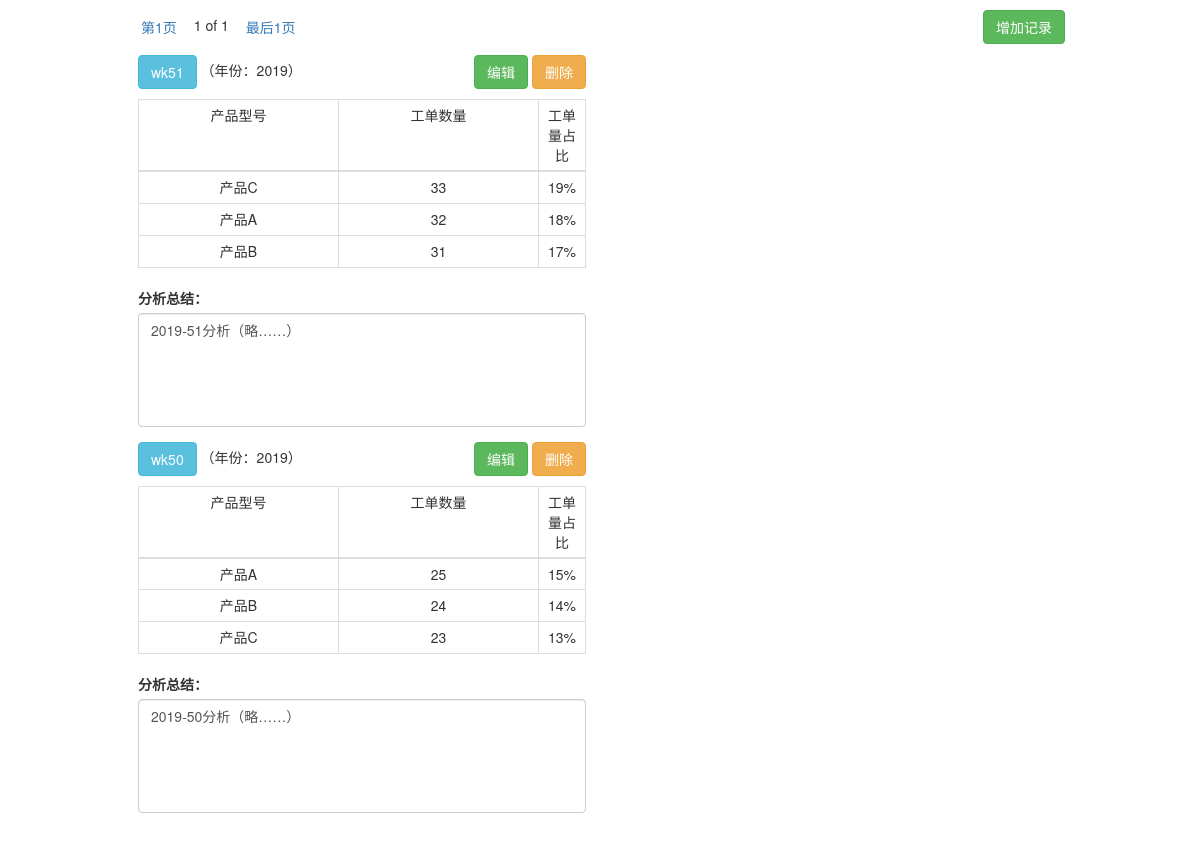
The page / on the database its author committed.
### work_orders/models.py (models this page shows)
class WorkOrders(models.Model):
    week_number = models.IntegerField(default=0, verbose_name="周编号")  # 限定数字
    week_year = models.CharField(max_length=4, default="", verbose_name="隶属年份")
    time_submit = models.DateTimeField(default=datetime.now, verbose_name="提交日期")
    order_top = models.CharField(max_length=100, verbose_name="工单TOP", default="")
    order_summary = models.TextField(verbose_name="本周总结", default="")  # 总结内容text
    class Meta:
        verbose_name = "产品问题"
        verbose_name_plural = verbose_name

### work_orders/views.py (the view)
# urls.py: url(r'^$', work_orders),
def work_orders(request):
    if request.method == "POST":
        week_number = request.POST.get('week_number', '')  # 周编号
        week_year_temp = request.POST.get('week_year', '')  # 隶属年份
        if week_year_temp == '':  # 为空是因为允许前端不选日期，则默认当前日期
            week_year = date.today().strftime('%Y')
        else:
            week_year = week_year_temp
        time_submit = date.today().strftime('%Y-%m-%d %H:%M')  # 提交日期
        order_summary = request.POST.get('order_summary', '')  # 总结
        product_name_1 = request.POST.get('product_name_1', '')
        order_quantity_1 = request.POST.get('order_quantity_1', '')
        order_proportion_1 = request.POST.get('order_proportion_1', '')
        product_name_2 = request.POST.get('product_name_2', '')
        order_quantity_2 = request.POST.get('order_quantity_2', '')
        order_proportion_2 = request.POST.get('order_proportion_2', '')
        product_name_3 = request.POST.get('product_name_3', '')
        order_quantity_3 = request.POST.get('order_quantity_3', '')
        order_proportion_3 = request.POST.get('order_proportion_3', '')
        record = WorkOrders()
        record.week_number = week_number
        record.week_year = week_year
        record.time_submit = time_submit
        record.order_top = [(product_name_1, order_quantity_1, order_proportion_1),
                            (product_name_2, order_quantity_2, order_proportion_2),
                            (product_name_3, order_quantity_3, order_proportion_3)]
        record.order_summary = order_summary
        record.save()
        return redirect('/')
    elif request.method == "GET":
        limit = 2  # 一页2条数据库的记录
        table_items = WorkOrders.objects.order_by("-week_year", "-week_number", "id")
        paginator = Paginator(table_items, limit)
        page = int(request.GET.get('page', 1))
        loaded = paginator.page(page)
        auto_increment = (page - 1) * limit
        context = {
            'TableItems': loaded,
            'auto_increment': auto_increment
        }
        return render(request, 'index.html', context)

### work_orders/templatetags/my_filters.py (called while the page is built)
@register.filter(name='my_split')
def my_split(value):
    try:
        return eval(value)  # 列表型字符串使用eval()转化为列表
    except (Exception,):
        return ['']

### templates/index.html (shortened to what this page needs)
{% load static %}
{% load my_filters %}
<!DOCTYPE html>
<html lang="zh-Hans">
<head>
    <link rel="stylesheet" href="/static/css/bootstrap.min.css">
    <link rel="stylesheet" type="text/css" href="/static/css/toastr.min.css"  />
    <link rel="stylesheet" href="/static/css/bootstrap-datepicker.min.css" />
</head>
<body>
    <section class="container" style="width:100%;">
        <div class="row">
            <div class="col-md-12" style="padding-top:10px; padding-left: 8px;">
                <div class="panel-default">
                    <div class="clearfix">
                        <div style="margin-left:120px; margin-right: 120px;">
                            <div class="pull-left">
                                <a href="?page=1"><button class="btn btn-link">第1页</button></a>
                                <span>{{ TableItems.number }} of {{ TableItems.paginator.num_pages }}</span>
                                <a href="?page={{ TableItems.paginator.num_pages }}"><button class="btn btn-link">最后1页</button></a>
                            </div>
                            <div class="pull-right">
                                <button class="btn btn-success" data-toggle="modal" data-target="#addRecord" data-backdrop="static">增加记录</button>
                            </div>
                        </div>
                        <div class="panel-body" style="margin-top:30px;">
                            <div class="form-group">
                                <div class="col-md-5" style="margin-left: 100px;">
                                    {% for item in TableItems|slice:"0:1" %}
                                    <div class="pull-left" style="margin-bottom: 10px;">
                                        <button class="btn btn-info" >wk{{ item.week_number }}</button>
                                        <span>（年份：{{ item.week_year }}）</span>
                                    </div>
                                    <div class="pull-right" style="margin-bottom: 10px;">
                                        <button class="btn btn-success" data-toggle="modal" href="/remote/{{ item.id }}"  data-target="#editRecord" onclick="Value_url('/')">编辑</button>
                                        <button class="btn btn-warning" data-toggle="modal" data-target="#delRecord" onclick="Value_id('{{ item.id }}')">删除</button>
                                    </div>
                                    <table id="List3" class="table table-bordered table-hover table-condensed">
                                        <div class="row">
                                            <thead>
                                                <tr>
                                                    <td style="width:200px;">产品型号</td>
                                                    <td style="width:200px;">工单数量</td>
                                                    <td>工单量占比</td>
                                                </tr>
                                            </thead>
                                            <tbody>
                                                {% for product_name, order_quantity, order_proportion in item.order_top|my_split %}
                                                <tr>
                                                    <td>{{ product_name }}</td>
                                                    <td style="width:150px; height:32px;">{{ order_quantity }}</td>
                                                    <td>{{ order_proportion }}</td>
                                                </tr>
                                                {% endfor %}
                                            </tbody>
                                        </div>
                                    </table>
                                    <div class="form-group">
                                        <label for="time_and_solution" class="control-label">分析总结：</label>
                                        <div >
                                            <textarea rows="5" style="resize: none; background: transparent;" readonly="readonly" id="time_and_solution" class="form-control" name="time_and_solution" placeholder="132">{{ item.order_summary }}</textarea>
                                        </div>
                                    </div>
                                    {% endfor %}
                                </div>
                                <div class="col-md-5" style="margin-left: 100px;">
                                    {% for item in TableItems|slice:"1:2" %}
                                    <div class="pull-left" style="margin-bottom: 10px;">
                                        <button class="btn btn-info" >wk{{ item.week_number }}</button>
                                        <span>（年份：{{ item.week_year }}）</span>
                                    </div>
                                    <div class="pull-right" style="margin-bottom: 10px;">
                                        <button class="btn btn-success" data-toggle="modal" href="/remote/{{ item.id }}"  data-target="#editRecord" onclick="Value_url('/')">编辑</button>
                                        <button class="btn btn-warning" data-toggle="modal" data-target="#delRecord" onclick="Value_id('{{ item.id }}')">删除</button>
                                    </div>
                                    <table id="List3" class="table table-bordered table-hover table-condensed">
                                        <div class="row">
                                            <thead>
                                                <tr>
                                                    <td style="width:200px;">产品型号</td>
                                                    <td style="width:200px;">工单数量</td>
                                                    <td>工单量占比</td>
                                                </tr>
                                            </thead>
                                            <tbody>
                                                {% for product_name, order_quantity, order_proportion in item.order_top|my_split %}
                                                <tr>
                                                    <td>{{ product_name }}</td>
                                                    <td style="width:150px; height:32px;">{{ order_quantity }}</td>
                                                    <td>{{ order_proportion }}</td>
                                                </tr>
                                                {% endfor %}
                                            </tbody>
                                        </div>
                                    </table>
                                    <div class="form-group">
                                        <label for="time_and_solution" class="control-label">分析总结：</label>
                                        <div >
                                            <textarea rows="5" style="resize: none; background: transparent;" readonly="readonly" id="time_and_solution" class="form-control" name="time_and_solution" placeholder="132">{{ item.order_summary }}</textarea>
                                        </div>
                                    </div>
                                    {% endfor %}
                                </div>
                            </div>
                        </div>
                    </div>
                </div>
            </div>
        </div>
    </section>
</body>
</html>

### templates/index.html (style rules this page uses)
.table thead { text-align:center; }
.table tr>td:first-child, .table tr>td:nth-child(2), .table tr>td:nth-child(3), .table tr>td:last-child { text-align:center; }

### rows shown on the page
WorkOrders: week_number "51", week_year "2019", order_top "产品C" "产品A" "产品B", order_top "33" "32" "31", order_top "19%" "18%" "17%", time_and_solution "2019-51分析（略……）"
WorkOrders: week_number "50", week_year "2019", order_top "产品A" "产品B" "产品C", order_top "25" "24" "23", order_top "15%" "14%" "13%", time_and_solution "2019-50分析（略……）"

### other values the page prints
{{ TableItems.number }} "1"
{{ TableItems.paginator.num_pages }} "1"
